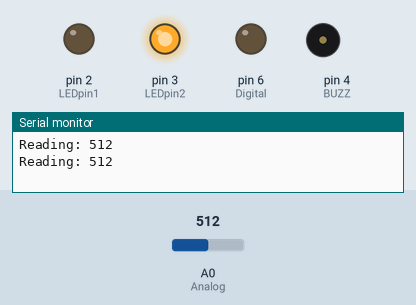
The sketch below on a simulated Arduino Uno, built with avr-gcc and run on an emulated ATmega328P. Shown: output pins drawn as LEDs (lit = HIGH), buzzer (waves = sounding), the last lines printed to the serial monitor. The inputs (shaded band) are chosen by the test bench; at power-on: A0 (Analog) = 512.

Above: at 2.3 s.
2.4 s: A0 (Analog) set to 313
5.9 s: A0 (Analog) set to 288
At 6.4 s:
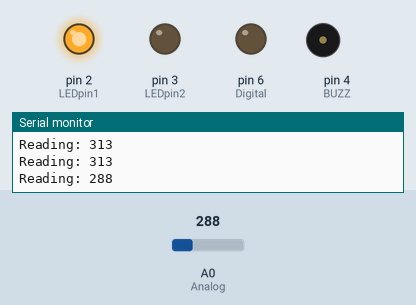
Timing chart, 0 to 8.9 s (numbered marks = the images above; inputs shaded):
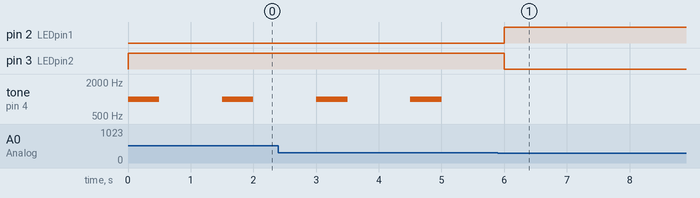

Measured:
- the behaviour switches between 300 and 299 on A0 (Analog) (found by bisection; images 0 and 1)
- after the input at 5.9 s, pin 2 (LEDpin1): LOW → HIGH after 0.10 s; pin 3 (LEDpin2): HIGH → LOW after 0.10 s; tone on pin 4 (BUZZ): stops changing and stays silent
- by itself, tone on pin 4 (BUZZ): alternates 1000 Hz for 0.50 s and silent for 1.0 s

The sketch:

MQ2SmokeSensor.ino
```cpp
// YOUSEF IBRAHIM GOMAA MAHMOUD - 320210207 - SECTION 10
// ------------------------------
// MQ2 Smoke Sensor
const int Analog = A0;
const int Digital = 6;
int READING;
// LEDs
const int LEDpin1 = 2; // GREEN
const int LEDpin2 = 3; // RED
//
const int BUZZ = 4; // BUZZER

void setup() {
  pinMode(Digital, OUTPUT);
  pinMode(LEDpin1, OUTPUT);
  pinMode(LEDpin2, OUTPUT);
  pinMode(Analog, INPUT);
  Serial.begin(9600);
}

void loop() {
  digitalWrite(LEDpin1,LOW);
  digitalWrite(LEDpin2,LOW);
  digitalWrite(BUZZ,LOW);
  // INPUT DATA
  READING = analogRead(Analog);

  Serial.print("Reading: ");
  Serial.print(READING);
  Serial.print("\n");
  // LED LIGHT UP
  if (READING>=300)
  {
    digitalWrite(LEDpin2, HIGH);
    tone(BUZZ,1000);
    delay(500);
    noTone(BUZZ);
    delay(500);
  }
  else
  {
    digitalWrite(LEDpin1, HIGH);
    delay(500);
  }
delay(500);
}
```
